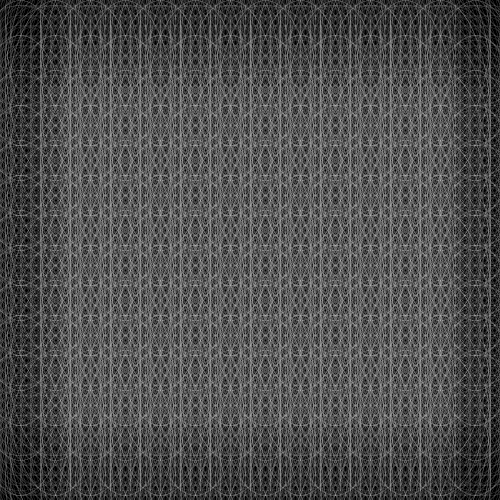
Frame 1 (no input)
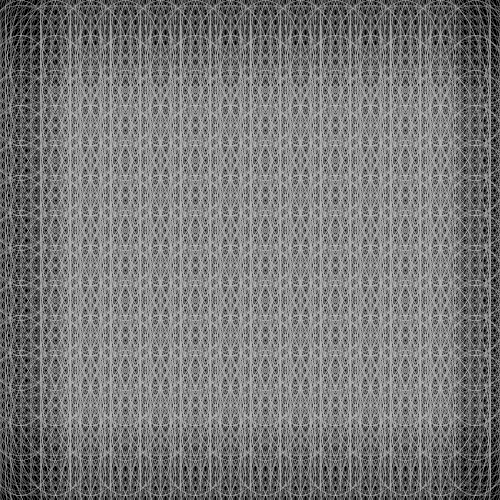
Frame 2 (the mouse pressed at the canvas centre, redrawn once)

The Processing sketch that drew these frames (run headless with seeded random() and noise(); the mouse was pressed at the canvas centre and the sketch redrawn once):

// Processing sketch: processing_85219
// ── processing_85219.pde

void setup()
{
  size(500, 500);
  stroke(200);
  background(#000000);
  strokeWeight(0.0);
  smooth();
}



void draw()
{
  noFill();

  for (int posX = 20; posX < width; posX = posX + 10)
  {
   
  for (int posY = 20; posY < height; posY = posY + 10)
  {
    ellipse(posX, posY, 100, 150);
  }}

for (int posX = 20; posX < width; posX = posX + 35)
  {
   
  for (int posY = 20; posY < height; posY = posY + 35)
  {
    ellipse(posX, posY,100, 250);
  }}

for (int posX = 20; posX < width; posX = posX + 35)
  {
   
  for (int posY = 20; posY < height; posY = posY + 35)
  {
    ellipse(posX, posY, 100, 250);
    
  }}
 
 for (int posX = 20; posX < width; posX = posX + 35)
  {
   
  for (int posY = 20; posY < height; posY = posY + 35)
  {
    ellipse(posX, posY, 100, 100);
    
  }}
 
 noLoop();
}
